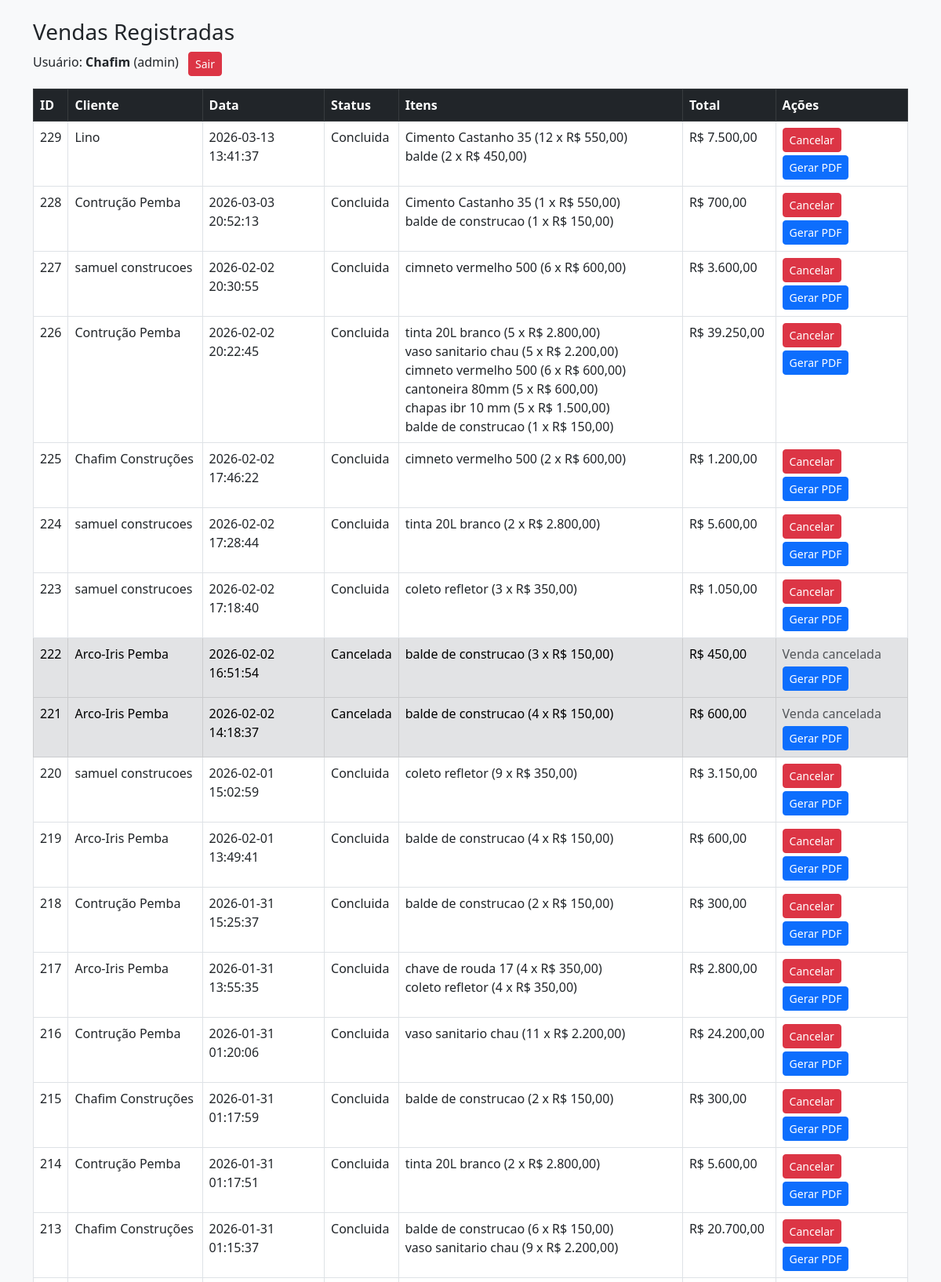
Page /listar_estatus_venda.php (signed in, upper part) on the committed database.
### tables this page shows
CREATE TABLE `vendas` (
  `id` int(11) NOT NULL,
  `total` decimal(10,2) NOT NULL,
  `status` enum('concluida','cancelada') DEFAULT 'concluida',
  `cliente` varchar(255) DEFAULT NULL,
  `usuario_id` int(11) DEFAULT NULL,
  `data_venda` datetime NOT NULL DEFAULT current_timestamp(),
  `forma_pagamento` varchar(20) NOT NULL DEFAULT 'dinheiro',
  `desconto` decimal(10,2) NOT NULL DEFAULT 0.00,
  `cancelado_em` datetime DEFAULT NULL,
  `cancelado_por` int(11) DEFAULT NULL,
  `motivo_cancelamento` varchar(255) DEFAULT NULL,
  `pdf_path` varchar(255) DEFAULT NULL
);

CREATE TABLE `itens_venda` (
  `id` int(11) NOT NULL,
  `venda_id` int(11) DEFAULT NULL,
  `material_id` int(11) DEFAULT NULL,
  `quantidade` int(11) DEFAULT NULL,
  `preco_unitario` decimal(10,2) NOT NULL,
  `total` decimal(10,2) DEFAULT NULL
);

CREATE TABLE `materiais` (
  `id` int(11) NOT NULL,
  `codigo_barra` varchar(50) DEFAULT NULL,
  `nome` varchar(255) DEFAULT NULL,
  `quantidade` int(11) NOT NULL,
  `custo_compra` decimal(10,2) NOT NULL,
  `custo_venda` decimal(10,2) NOT NULL,
  `cor` varchar(50) DEFAULT NULL,
  `peso` decimal(10,2) DEFAULT NULL,
  `altura` decimal(10,2) DEFAULT NULL,
  `largura` decimal(10,2) DEFAULT NULL,
  `data_cadastro` timestamp NOT NULL DEFAULT current_timestamp()
);

### listar_estatus_venda.php (the view, shortened to what this page needs)
<?php
require "funcoes_log.php";
$result = $conn->query("SELECT * FROM vendas ORDER BY id DESC");
?>
<!DOCTYPE html>
<html lang="pt-br">
<head>
<link href="https://cdn.jsdelivr.net/npm/bootstrap@5.3.0/dist/css/bootstrap.min.css" rel="stylesheet">
</head>
<body class="bg-light">
<div class="container mt-4">
<h3>Vendas Registradas</h3>
<div class="mb-3">
    <span class="me-2">
        Usuário: <strong><?= htmlspecialchars($_SESSION['usuario']) ?></strong>
        (<?= htmlspecialchars($_SESSION['nivel']) ?>)
    </span>
    <a href="logout.php" class="btn btn-danger btn-sm">Sair</a>
</div>
<table class="table table-bordered">
<thead class="table-dark">
<tr>
<th>ID</th>
<th>Cliente</th>
<th>Data</th>
<th>Status</th>
<th>Itens</th>
<th>Total</th>
<th>Ações</th>
</tr>
</thead>
<tbody>
<?php while($venda = $result->fetch_assoc()): ?>
<tr class="<?= $venda['status'] === 'cancelada' ? 'table-secondary' : '' ?>">
    <td><?= $venda['id'] ?></td>
    <td><?= htmlspecialchars($venda['cliente'] ?? '—') ?></td>
    <td><?= $venda['data_venda'] ?></td>
    <td><?= ucfirst($venda['status']) ?></td>
    <td>
        <?php
        $totalVenda = 0;
        $itensRes = $conn->query("
            SELECT i.*, m.nome, m.custo_venda AS preco_unitario
            FROM itens_venda i
            JOIN materiais m ON i.material_id = m.id
            WHERE venda_id = ".$venda['id']
        );
        while($item = $itensRes->fetch_assoc()) {
            $preco = isset($item['preco_unitario']) ? $item['preco_unitario'] : 0;
            $totalItem = $preco * $item['quantidade'];
            $totalVenda += $totalItem;
            echo htmlspecialchars($item['nome'])." (".$item['quantidade']." x R$ ".number_format($preco,2,',','.').")<br>";
        }
        ?>
    </td>
    <td>R$ <?= number_format($totalVenda,2,',','.') ?></td>
    <td>
        <?php if($venda['status'] !== 'cancelada'): ?>
            <button class="btn btn-danger btn-sm mb-1" onclick="cancelarVenda(<?= $venda['id'] ?>)">Cancelar</button>
        <?php else: ?>
            <span class="text-muted mb-1 d-block">Venda cancelada</span>
        <?php endif; ?>
        <form action="gerar_pdf_venda.php" method="POST" style="display:inline;">
            <button type="submit" class="btn btn-primary btn-sm">Gerar PDF</button>
        </form>
    </td>
</tr>
<?php endwhile; ?>
</tbody>
</table>
</div>
</body>
</html>

### rows in the picture
vendas: id "229", cliente "Lino", data_venda "2026-03-13 13:41:37", status "Concluida", totalVenda "7.500,00"
itens_venda: material.nome "Cimento Castanho 35", quantidade "12", material.custo_venda "550,00"
itens_venda: material.nome "balde", quantidade "2", material.custo_venda "450,00"
vendas: id "228", cliente "Contrução Pemba", data_venda "2026-03-03 20:52:13", status "Concluida", totalVenda "700,00"
itens_venda: material.nome "Cimento Castanho 35", quantidade "1", material.custo_venda "550,00"
itens_venda: material.nome "balde de construcao", quantidade "1", material.custo_venda "150,00"
vendas: id "227", cliente "samuel construcoes", data_venda "2026-02-02 20:30:55", status "Concluida", totalVenda "3.600,00"
itens_venda: material.nome "cimneto vermelho 500", quantidade "6", material.custo_venda "600,00"
vendas: id "226", cliente "Contrução Pemba", data_venda "2026-02-02 20:22:45", status "Concluida", totalVenda "39.250,00"
itens_venda: material.nome "tinta 20L branco", quantidade "5", material.custo_venda "2.800,00"
itens_venda: material.nome "vaso sanitario chau", quantidade "5", material.custo_venda "2.200,00"
itens_venda: material.nome "cimneto vermelho 500", quantidade "6", material.custo_venda "600,00"
itens_venda: material.nome "cantoneira 80mm", quantidade "5", material.custo_venda "600,00"
itens_venda: material.nome "chapas ibr 10 mm", quantidade "5", material.custo_venda "1.500,00"
itens_venda: material.nome "balde de construcao", quantidade "1", material.custo_venda "150,00"
vendas: id "225", cliente "Chafim Construções", data_venda "2026-02-02 17:46:22", status "Concluida", totalVenda "1.200,00"
itens_venda: material.nome "cimneto vermelho 500", quantidade "2", material.custo_venda "600,00"
vendas: id "224", cliente "samuel construcoes", data_venda "2026-02-02 17:28:44", status "Concluida", totalVenda "5.600,00"
itens_venda: material.nome "tinta 20L branco", quantidade "2", material.custo_venda "2.800,00"
vendas: id "223", cliente "samuel construcoes", data_venda "2026-02-02 17:18:40", status "Concluida", totalVenda "1.050,00"
itens_venda: material.nome "coleto refletor", quantidade "3", material.custo_venda "350,00"
vendas: id "222", cliente "Arco-Iris Pemba", data_venda "2026-02-02 16:51:54", status "Cancelada", totalVenda "450,00", shows "Venda cancelada"
itens_venda: material.nome "balde de construcao", quantidade "3", material.custo_venda "150,00"
vendas: id "221", cliente "Arco-Iris Pemba", data_venda "2026-02-02 14:18:37", status "Cancelada", totalVenda "600,00", shows "Venda cancelada"
itens_venda: material.nome "balde de construcao", quantidade "4", material.custo_venda "150,00"
vendas: id "220", cliente "samuel construcoes", data_venda "2026-02-01 15:02:59", status "Concluida", totalVenda "3.150,00"
itens_venda: material.nome "coleto refletor", quantidade "9", material.custo_venda "350,00"
vendas: id "219", cliente "Arco-Iris Pemba", data_venda "2026-02-01 13:49:41", status "Concluida", totalVenda "600,00"
itens_venda: material.nome "balde de construcao", quantidade "4", material.custo_venda "150,00"
vendas: id "218", cliente "Contrução Pemba", data_venda "2026-01-31 15:25:37", status "Concluida", totalVenda "300,00"
itens_venda: material.nome "balde de construcao", quantidade "2", material.custo_venda "150,00"
vendas: id "217", cliente "Arco-Iris Pemba", data_venda "2026-01-31 13:55:35", status "Concluida", totalVenda "2.800,00"
itens_venda: material.nome "chave de rouda 17", quantidade "4", material.custo_venda "350,00"
itens_venda: material.nome "coleto refletor", quantidade "4", material.custo_venda "350,00"
vendas: id "216", cliente "Contrução Pemba", data_venda "2026-01-31 01:20:06", status "Concluida", totalVenda "24.200,00"
itens_venda: material.nome "vaso sanitario chau", quantidade "11", material.custo_venda "2.200,00"
vendas: id "215", cliente "Chafim Construções", data_venda "2026-01-31 01:17:59", status "Concluida", totalVenda "300,00"
itens_venda: material.nome "balde de construcao", quantidade "2", material.custo_venda "150,00"
vendas: id "214", cliente "Contrução Pemba", data_venda "2026-01-31 01:17:51", status "Concluida", totalVenda "5.600,00"
itens_venda: material.nome "tinta 20L branco", quantidade "2", material.custo_venda "2.800,00"
vendas: id "213", cliente "Chafim Construções", data_venda "2026-01-31 01:15:37", status "Concluida", totalVenda "20.700,00"
itens_venda: material.nome "balde de construcao", quantidade "6", material.custo_venda "150,00"
itens_venda: material.nome "vaso sanitario chau", quantidade "9", material.custo_venda "2.200,00"

### other values in the picture
$_SESSION['usuario'] "Chafim"
$_SESSION['nivel'] "admin"
